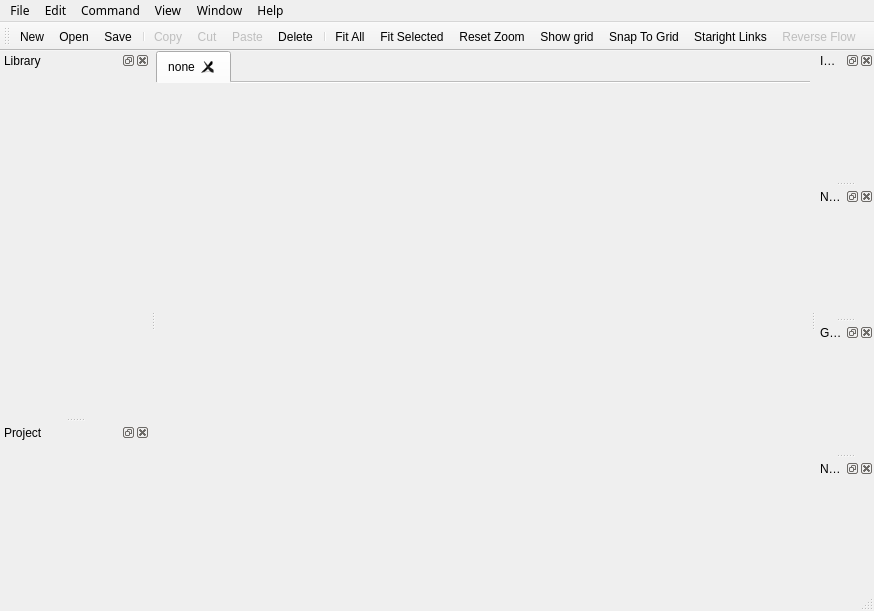
 <widget class="QMainWindow" name="MainWindow">
  <property name="geometry">
   <rect>
    <x>0</x>
    <y>0</y>
    <width>874</width>
    <height>611</height>
   </rect>
  </property>
  <property name="windowTitle">
   <string>meShaderEd</string>
  </property>
  <property name="dockOptions">
   <set>QMainWindow::AllowTabbedDocks|QMainWindow::AnimatedDocks</set>
  </property>
  <property name="unifiedTitleAndToolBarOnMac">
   <bool>false</bool>
  </property>
  <widget class="QWidget" name="centralwidget">
   <property name="acceptDrops">
    <bool>true</bool>
   </property>
   <layout class="QGridLayout" name="gridLayout">
    <property name="margin">
     <number>0</number>
    </property>
    <item row="0" column="0">
     <widget class="QTabWidget" name="tabs">
      <property name="acceptDrops">
       <bool>true</bool>
      </property>
      <property name="tabPosition">
       <enum>QTabWidget::North</enum>
      </property>
      <property name="tabShape">
       <enum>QTabWidget::Rounded</enum>
      </property>
      <property name="currentIndex">
       <number>0</number>
      </property>
      <property name="elideMode">
       <enum>Qt::ElideNone</enum>
      </property>
      <property name="documentMode">
       <bool>true</bool>
      </property>
      <property name="tabsClosable">
       <bool>true</bool>
      </property>
      <property name="movable">
       <bool>false</bool>
      </property>
      <widget class="WorkArea" name="workArea">
       <property name="acceptDrops">
        <bool>true</bool>
       </property>
       <attribute name="title">
        <string>none</string>
       </attribute>
      </widget>
     </widget>
    </item>
   </layout>
  </widget>
  <widget class="QMenuBar" name="menubar">
   <property name="geometry">
    <rect>
     <x>0</x>
     <y>0</y>
     <width>874</width>
     <height>21</height>
    </rect>
   </property>
   <property name="font">
    <font>
     <family>Lucida Sans</family>
     <pointsize>9</pointsize>
    </font>
   </property>
   <widget class="QMenu" name="menuFile">
    <property name="font">
     <font>
      <family>MS Shell Dlg 2</family>
      <pointsize>8</pointsize>
     </font>
    </property>
    <property name="title">
     <string>File</string>
    </property>
    <widget class="QMenu" name="menuRecent_Projects">
     <property name="title">
      <string>Recent Projects</string>
     </property>
     <addaction name="separator"/>
    </widget>
    <widget class="QMenu" name="menuRecent_Networks">
     <property name="title">
      <string>Recent Networks</string>
     </property>
     <addaction name="separator"/>
    </widget>
    <addaction name="actionNew"/>
    <addaction name="actionOpen"/>
    <addaction name="actionSave"/>
    <addaction name="actionSaveAs"/>
    <addaction name="actionProjectSetup"/>
    <addaction name="separator"/>
    <addaction name="actionImport"/>
    <addaction name="actionExport"/>
    <addaction name="separator"/>
    <addaction name="menuRecent_Projects"/>
    <addaction name="menuRecent_Networks"/>
    <addaction name="separator"/>
    <addaction name="actionExit"/>
   </widget>
   <widget class="QMenu" name="menuEdit">
    <property name="font">
     <font>
      <family>MS Shell Dlg 2</family>
      <pointsize>8</pointsize>
     </font>
    </property>
    <property name="title">
     <string>Edit</string>
    </property>
    <addaction name="actionUndo"/>
    <addaction name="actionRedo"/>
    <addaction name="separator"/>
    <addaction name="actionSelectAll"/>
    <addaction name="actionSelectBelow"/>
    <addaction name="actionSelectAbove"/>
    <addaction name="separator"/>
    <addaction name="actionCopy"/>
    <addaction name="actionCut"/>
    <addaction name="actionPaste"/>
    <addaction name="separator"/>
    <addaction name="actionDuplicate"/>
    <addaction name="actionDuplicateWithLinks"/>
    <addaction name="actionDelete"/>
    <addaction name="separator"/>
    <addaction name="actionRendererOptions"/>
    <addaction name="actionSettings"/>
   </widget>
   <widget class="QMenu" name="menuCommand">
    <property name="enabled">
     <bool>true</bool>
    </property>
    <property name="font">
     <font>
      <family>MS Shell Dlg 2</family>
      <pointsize>8</pointsize>
     </font>
    </property>
    <property name="title">
     <string>Command</string>
    </property>
    <widget class="QMenu" name="menuCreateNode">
     <property name="enabled">
      <bool>true</bool>
     </property>
     <property name="title">
      <string>Create Node</string>
     </property>
     <addaction name="separator"/>
    </widget>
    <addaction name="menuCreateNode"/>
    <addaction name="actionEditNode"/>
    <addaction name="actionExportShader"/>
    <addaction name="actionRenderPreview"/>
    <addaction name="actionShowSwatch"/>
    <addaction name="actionHideSwatch"/>
   </widget>
   <widget class="QMenu" name="menuWindow">
    <property name="font">
     <font>
      <family>MS Shell Dlg 2</family>
      <pointsize>8</pointsize>
     </font>
    </property>
    <property name="title">
     <string>Window</string>
    </property>
    <addaction name="actionShowToolbar"/>
    <addaction name="actionShowNodes"/>
    <addaction name="actionShowParameters"/>
    <addaction name="actionShowPreview"/>
    <addaction name="actionShowGeometry"/>
    <addaction name="separator"/>
    <addaction name="actionNewParamView"/>
    <addaction name="actionNewImageView"/>
   </widget>
   <widget class="QMenu" name="menuHelp">
    <property name="font">
     <font>
      <family>MS Shell Dlg 2</family>
      <pointsize>8</pointsize>
     </font>
    </property>
    <property name="layoutDirection">
     <enum>Qt::RightToLeft</enum>
    </property>
    <property name="title">
     <string>Help</string>
    </property>
    <addaction name="actionAbout"/>
    <addaction name="actionHelp"/>
   </widget>
   <widget class="QMenu" name="menuView">
    <property name="title">
     <string>View</string>
    </property>
    <addaction name="actionShowGrid"/>
    <addaction name="actionSnapGrid"/>
    <addaction name="actionReverseFlow"/>
    <addaction name="actionStraightLinks"/>
    <addaction name="separator"/>
    <addaction name="actionFitAll"/>
    <addaction name="actionFitSelected"/>
    <addaction name="actionZoomReset"/>
   </widget>
   <addaction name="menuFile"/>
   <addaction name="menuEdit"/>
   <addaction name="menuCommand"/>
   <addaction name="menuView"/>
   <addaction name="menuWindow"/>
   <addaction name="menuHelp"/>
  </widget>
  <widget class="QStatusBar" name="statusbar"/>
  <widget class="QDockWidget" name="dockNodes">
   <property name="minimumSize">
    <size>
     <width>150</width>
     <height>42</height>
    </size>
   </property>
   <property name="floating">
    <bool>false</bool>
   </property>
   <property name="allowedAreas">
    <set>Qt::LeftDockWidgetArea|Qt::RightDockWidgetArea</set>
   </property>
   <property name="windowTitle">
    <string>Library</string>
   </property>
   <attribute name="dockWidgetArea">
    <number>1</number>
   </attribute>
   <widget class="NodeLibraryView" name="nodeList_ctl"/>
  </widget>
  <widget class="QToolBar" name="toolBar">
   <property name="minimumSize">
    <size>
     <width>0</width>
     <height>0</height>
    </size>
   </property>
   <property name="baseSize">
    <size>
     <width>0</width>
     <height>0</height>
    </size>
   </property>
   <property name="windowTitle">
    <string>toolBar</string>
   </property>
   <property name="allowedAreas">
    <set>Qt::LeftToolBarArea|Qt::TopToolBarArea</set>
   </property>
   <property name="iconSize">
    <size>
     <width>24</width>
     <height>24</height>
    </size>
   </property>
   <attribute name="toolBarArea">
    <enum>TopToolBarArea</enum>
   </attribute>
   <attribute name="toolBarBreak">
    <bool>false</bool>
   </attribute>
   <addaction name="actionNew"/>
   <addaction name="actionOpen"/>
   <addaction name="actionSave"/>
   <addaction name="separator"/>
   <addaction name="actionCopy"/>
   <addaction name="actionCut"/>
   <addaction name="actionPaste"/>
   <addaction name="actionDelete"/>
   <addaction name="separator"/>
   <addaction name="actionFitAll"/>
   <addaction name="actionFitSelected"/>
   <addaction name="actionZoomReset"/>
   <addaction name="actionShowGrid"/>
   <addaction name="actionSnapGrid"/>
   <addaction name="actionStraightLinks"/>
   <addaction name="actionReverseFlow"/>
  </widget>
  <widget class="QDockWidget" name="dockPreview">
   <property name="baseSize">
    <size>
     <width>300</width>
     <height>0</height>
    </size>
   </property>
   <property name="floating">
    <bool>false</bool>
   </property>
   <property name="features">
    <set>QDockWidget::AllDockWidgetFeatures</set>
   </property>
   <property name="allowedAreas">
    <set>Qt::LeftDockWidgetArea|Qt::RightDockWidgetArea</set>
   </property>
   <property name="windowTitle">
    <string>Image View</string>
   </property>
   <attribute name="dockWidgetArea">
    <number>2</number>
   </attribute>
   <widget class="ImageViewWidget" name="imageView_ctl"/>
  </widget>
  <widget class="QDockWidget" name="dockParam">
   <property name="baseSize">
    <size>
     <width>300</width>
     <height>0</height>
    </size>
   </property>
   <property name="features">
    <set>QDockWidget::AllDockWidgetFeatures</set>
   </property>
   <property name="allowedAreas">
    <set>Qt::LeftDockWidgetArea|Qt::RightDockWidgetArea</set>
   </property>
   <property name="windowTitle">
    <string>Node Parameters</string>
   </property>
   <attribute name="dockWidgetArea">
    <number>2</number>
   </attribute>
   <widget class="NodeParamView" name="nodeParam_ctl"/>
  </widget>
  <widget class="QDockWidget" name="dockGeom">
   <property name="windowTitle">
    <string>Geometry View</string>
   </property>
   <attribute name="dockWidgetArea">
    <number>2</number>
   </attribute>
   <widget class="GeomViewWidget" name="geomView_ctl"/>
  </widget>
  <widget class="QDockWidget" name="dockProject">
   <property name="windowTitle">
    <string>Project</string>
   </property>
   <attribute name="dockWidgetArea">
    <number>1</number>
   </attribute>
   <widget class="NodeLibraryView" name="project_ctl"/>
  </widget>
  <widget class="QDockWidget" name="dockSwatch">
   <property name="windowTitle">
    <string>Node Preview</string>
   </property>
   <attribute name="dockWidgetArea">
    <number>2</number>
   </attribute>
   <widget class="NodeSwatchParam" name="swatchParam_ctl"/>
  </widget>
  <action name="actionRendererOptions">
   <property name="text">
    <string>Renderer ...</string>
   </property>
   <property name="toolTip">
    <string>Renderer Options</string>
   </property>
  </action>
  <action name="actionPreviewOptions">
   <property name="text">
    <string>Preview ...</string>
   </property>
   <property name="toolTip">
    <string>Preview Options</string>
   </property>
  </action>
  <action name="actionNew">
   <property name="icon">
    <iconset resource="resources.qrc">
     <normaloff>:/file_icons/resources/new.png</normaloff>:/file_icons/resources/new.png</iconset>
   </property>
   <property name="text">
    <string>&amp;New</string>
   </property>
   <property name="toolTip">
    <string notr="true" extracomment="Create a new project">New Project</string>
   </property>
   <property name="statusTip">
    <string notr="true" extracomment="Create a new project">Create a new project</string>
   </property>
   <property name="shortcut">
    <string>Ctrl+N</string>
   </property>
  </action>
  <action name="actionOpen">
   <property name="icon">
    <iconset resource="resources.qrc">
     <normaloff>:/file_icons/resources/open.png</normaloff>:/file_icons/resources/open.png</iconset>
   </property>
   <property name="text">
    <string>&amp;Open</string>
   </property>
   <property name="statusTip">
    <string>Open existing project</string>
   </property>
   <property name="shortcut">
    <string>Ctrl+O</string>
   </property>
  </action>
  <action name="actionSave">
   <property name="icon">
    <iconset resource="resources.qrc">
     <normaloff>:/file_icons/resources/save.png</normaloff>:/file_icons/resources/save.png</iconset>
   </property>
   <property name="text">
    <string>&amp;Save</string>
   </property>
   <property name="shortcut">
    <string>Ctrl+S</string>
   </property>
  </action>
  <action name="actionExit">
   <property name="text">
    <string>Quit</string>
   </property>
   <property name="shortcut">
    <string>Ctrl+Q</string>
   </property>
  </action>
  <action name="actionSaveAs">
   <property name="text">
    <string>Save As</string>
   </property>
  </action>
  <action name="actionImport">
   <property name="text">
    <string>Import</string>
   </property>
  </action>
  <action name="actionExport">
   <property name="enabled">
    <bool>false</bool>
   </property>
   <property name="text">
    <string>Export</string>
   </property>
  </action>
  <action name="actionCopy">
   <property name="enabled">
    <bool>false</bool>
   </property>
   <property name="icon">
    <iconset resource="resources.qrc">
     <normaloff>:/edit_icons/resources/copy.png</normaloff>:/edit_icons/resources/copy.png</iconset>
   </property>
   <property name="text">
    <string>Copy</string>
   </property>
   <property name="shortcut">
    <string>Ctrl+C</string>
   </property>
  </action>
  <action name="actionCut">
   <property name="enabled">
    <bool>false</bool>
   </property>
   <property name="icon">
    <iconset resource="resources.qrc">
     <normaloff>:/edit_icons/resources/editcut1.png</normaloff>:/edit_icons/resources/editcut1.png</iconset>
   </property>
   <property name="text">
    <string>Cut</string>
   </property>
   <property name="shortcut">
    <string>Ctrl+X</string>
   </property>
  </action>
  <action name="actionPaste">
   <property name="enabled">
    <bool>false</bool>
   </property>
   <property name="icon">
    <iconset resource="resources.qrc">
     <normaloff>:/edit_icons/resources/paste.png</normaloff>:/edit_icons/resources/paste.png</iconset>
   </property>
   <property name="text">
    <string>Paste</string>
   </property>
   <property name="shortcut">
    <string>Ctrl+V</string>
   </property>
  </action>
  <action name="actionUndo">
   <property name="enabled">
    <bool>false</bool>
   </property>
   <property name="icon">
    <iconset resource="resources.qrc">
     <normaloff>:/edit_icons/resources/undo.png</normaloff>:/edit_icons/resources/undo.png</iconset>
   </property>
   <property name="text">
    <string>Undo</string>
   </property>
  </action>
  <action name="actionRedo">
   <property name="enabled">
    <bool>false</bool>
   </property>
   <property name="icon">
    <iconset resource="resources.qrc">
     <normaloff>:/edit_icons/resources/redo.png</normaloff>:/edit_icons/resources/redo.png</iconset>
   </property>
   <property name="text">
    <string>Redo</string>
   </property>
  </action>
  <action name="actionEditNode">
   <property name="enabled">
    <bool>true</bool>
   </property>
   <property name="text">
    <string>Edit Node ...</string>
   </property>
   <property name="shortcut">
    <string>Ctrl+E</string>
   </property>
  </action>
  <action name="actionRenderPreview">
   <property name="enabled">
    <bool>true</bool>
   </property>
   <property name="text">
    <string>Render Preview</string>
   </property>
   <property name="shortcut">
    <string>Ctrl+R</string>
   </property>
  </action>
  <action name="actionShowNodes">
   <property name="checkable">
    <bool>true</bool>
   </property>
   <property name="checked">
    <bool>true</bool>
   </property>
   <property name="text">
    <string>Nodes Library</string>
   </property>
   <property name="toolTip">
    <string>Show Nodes</string>
   </property>
  </action>
  <action name="actionShowParameters">
   <property name="checkable">
    <bool>true</bool>
   </property>
   <property name="checked">
    <bool>true</bool>
   </property>
   <property name="text">
    <string>Node Parameters</string>
   </property>
   <property name="toolTip">
    <string>Show Parameters</string>
   </property>
  </action>
  <action name="actionShowGrid">
   <property name="checkable">
    <bool>true</bool>
   </property>
   <property name="icon">
    <iconset resource="resources.qrc">
     <normaloff>:/show_icons/resources/grid_off.png</normaloff>
     <normalon>:/show_icons/resources/grid_on.png</normalon>:/show_icons/resources/grid_off.png</iconset>
   </property>
   <property name="text">
    <string>Show grid</string>
   </property>
   <property name="toolTip">
    <string>Show grid</string>
   </property>
  </action>
  <action name="actionAbout">
   <property name="text">
    <string>About</string>
   </property>
  </action>
  <action name="actionHelp">
   <property name="text">
    <string>Help</string>
   </property>
  </action>
  <action name="actionShowToolbar">
   <property name="checkable">
    <bool>true</bool>
   </property>
   <property name="checked">
    <bool>true</bool>
   </property>
   <property name="text">
    <string>Toolbar</string>
   </property>
  </action>
  <action name="actionShowPreview">
   <property name="checkable">
    <bool>true</bool>
   </property>
   <property name="checked">
    <bool>true</bool>
   </property>
   <property name="text">
    <string>Image View</string>
   </property>
   <property name="toolTip">
    <string>Show Preview</string>
   </property>
  </action>
  <action name="actionDelete">
   <property name="icon">
    <iconset resource="resources.qrc">
     <normaloff>:/edit_icons/resources/delete.png</normaloff>:/edit_icons/resources/delete.png</iconset>
   </property>
   <property name="text">
    <string>Delete</string>
   </property>
   <property name="shortcut">
    <string>Del</string>
   </property>
  </action>
  <action name="actionShowGeometry">
   <property name="checkable">
    <bool>true</bool>
   </property>
   <property name="checked">
    <bool>true</bool>
   </property>
   <property name="text">
    <string>Geometry View</string>
   </property>
  </action>
  <action name="actionProjectSetup">
   <property name="text">
    <string>Project Setup ...</string>
   </property>
  </action>
  <action name="actionSettings">
   <property name="text">
    <string>Settings ...</string>
   </property>
  </action>
  <action name="actionReverseFlow">
   <property name="checkable">
    <bool>true</bool>
   </property>
   <property name="enabled">
    <bool>false</bool>
   </property>
   <property name="icon">
    <iconset resource="resources.qrc">
     <normaloff>:/show_icons/resources/ledoff.png</normaloff>
     <normalon>:/show_icons/resources/ledon.png</normalon>:/show_icons/resources/ledoff.png</iconset>
   </property>
   <property name="text">
    <string>Reverse Flow</string>
   </property>
   <property name="visible">
    <bool>false</bool>
   </property>
  </action>
  <action name="actionStraightLinks">
   <property name="checkable">
    <bool>true</bool>
   </property>
   <property name="icon">
    <iconset resource="resources.qrc">
     <normaloff>:/show_icons/resources/straight_off.png</normaloff>
     <normalon>:/show_icons/resources/straight_on.png</normalon>:/show_icons/resources/straight_off.png</iconset>
   </property>
   <property name="text">
    <string>Staright Links</string>
   </property>
   <property name="toolTip">
    <string>Draw Straight Links</string>
   </property>
  </action>
  <action name="actionSnapGrid">
   <property name="checkable">
    <bool>true</bool>
   </property>
   <property name="icon">
    <iconset resource="resources.qrc">
     <normaloff>:/show_icons/resources/snap_off.png</normaloff>
     <normalon>:/show_icons/resources/snap_on.png</normalon>:/show_icons/resources/snap_off.png</iconset>
   </property>
   <property name="text">
    <string>Snap To Grid</string>
   </property>
   <property name="toolTip">
    <string>Snap to grid</string>
   </property>
  </action>
  <action name="actionFitAll">
   <property name="enabled">
    <bool>true</bool>
   </property>
   <property name="text">
    <string>Fit All</string>
   </property>
   <property name="visible">
    <bool>true</bool>
   </property>
  </action>
  <action name="actionFitSelected">
   <property name="text">
    <string>Fit Selected</string>
   </property>
   <property name="visible">
    <bool>true</bool>
   </property>
  </action>
  <action name="actionZoomReset">
   <property name="icon">
    <iconset resource="resources.qrc">
     <normaloff>:/show_icons/resources/zoom_reset.png</normaloff>:/show_icons/resources/zoom_reset.png</iconset>
   </property>
   <property name="text">
    <string>Reset Zoom</string>
   </property>
   <property name="toolTip">
    <string>Reset Zoom</string>
   </property>
  </action>
  <action name="actionNewParamView">
   <property name="text">
    <string>New Parameter View</string>
   </property>
  </action>
  <action name="actionNewImageView">
   <property name="text">
    <string>New Image View</string>
   </property>
  </action>
  <action name="actionDuplicate">
   <property name="text">
    <string>Duplicate</string>
   </property>
   <property name="shortcut">
    <string>Ctrl+D</string>
   </property>
  </action>
  <action name="actionDuplicateWithLinks">
   <property name="text">
    <string>Duplicate with links</string>
   </property>
   <property name="shortcut">
    <string>Ctrl+Shift+D</string>
   </property>
  </action>
  <action name="actionSelectAll">
   <property name="text">
    <string>Select All</string>
   </property>
   <property name="shortcut">
    <string>Ctrl+A</string>
   </property>
  </action>
  <action name="actionSelectBelow">
   <property name="text">
    <string>Select below</string>
   </property>
   <property name="toolTip">
    <string>Select hierarchy below</string>
   </property>
   <property name="shortcut">
    <string>Ctrl+Down</string>
   </property>
  </action>
  <action name="actionSelectAbove">
   <property name="text">
    <string>Select above</string>
   </property>
   <property name="toolTip">
    <string>Select hierarchy above</string>
   </property>
   <property name="shortcut">
    <string>Ctrl+Up</string>
   </property>
  </action>
  <action name="actionExportShader">
   <property name="text">
    <string>Export Shader ...</string>
   </property>
   <property name="shortcut">
    <string>Ctrl+T</string>
   </property>
  </action>
  <action name="actionShowSwatch">
   <property name="text">
    <string>Show Swatch</string>
   </property>
   <property name="shortcut">
    <string>Ctrl+Shift+S</string>
   </property>
  </action>
  <action name="actionHideSwatch">
   <property name="text">
    <string>Hide Swatch</string>
   </property>
   <property name="shortcut">
    <string>Ctrl+Shift+H</string>
   </property>
  </action>
  <zorder>dockNodes</zorder>
  <zorder>dockPreview</zorder>
  <zorder>dockParam</zorder>
  <zorder>dockGeom</zorder>
  <zorder>dockProject</zorder>
  <zorder>dockSwatch</zorder>
 </widget>
